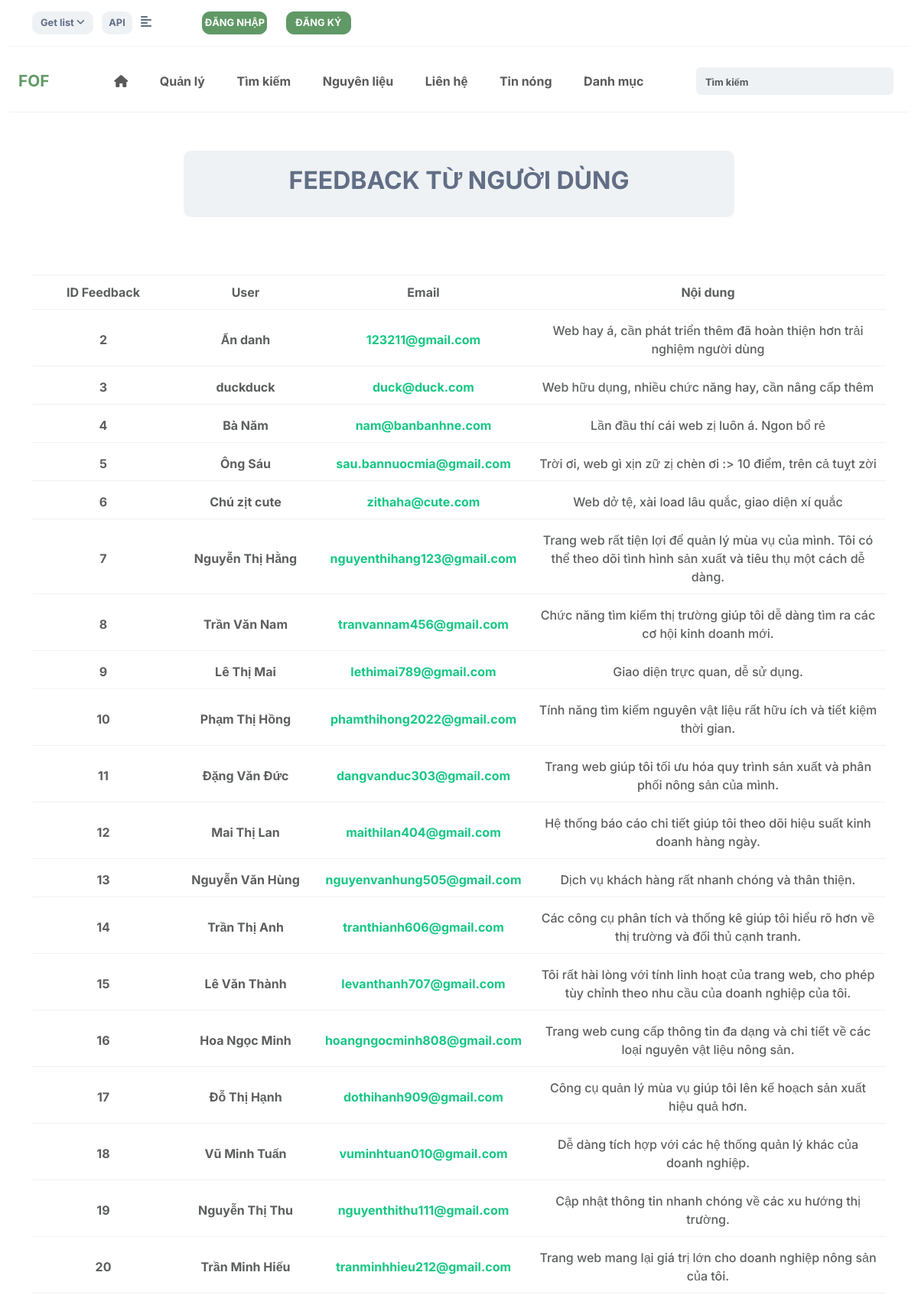
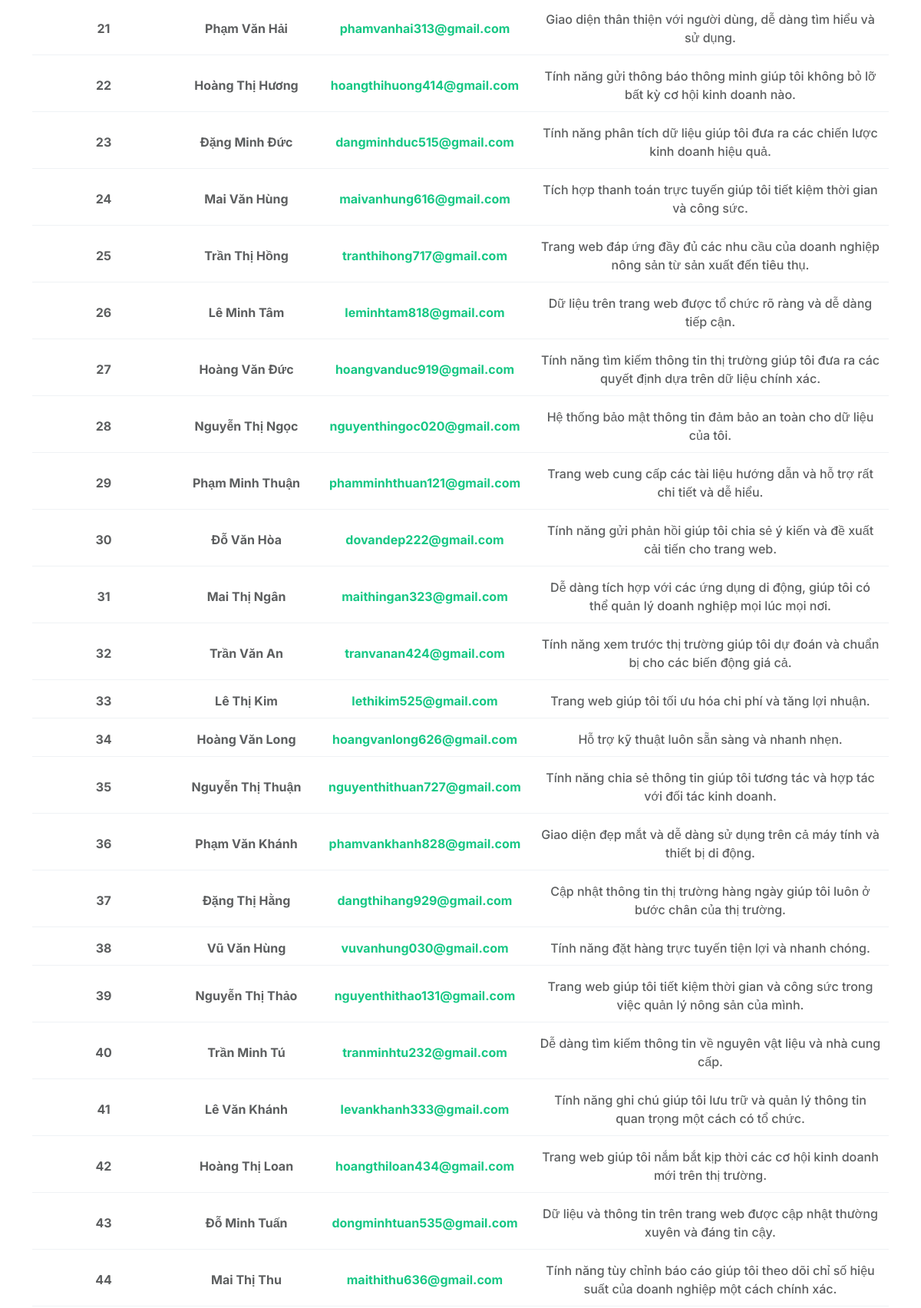
Screenshot of /feedback (upper part) with the database file from the repository (2 pictures, top to bottom).
### Manage/models.py (models this page shows, shortened)
class Contact(models.Model):
    hoten = models.CharField(max_length=255)
    email = models.CharField(max_length=250)
    loinhan = models.TextField()
    user = models.ForeignKey(User, on_delete=models.CASCADE)

### Manage/views.py (the view)
# urls.py: path('feedback', views.feedback, name="feedback"),
def feedback(request):
    contact = Contact.objects.all()
    context = {'contact': contact}
    return render(request, 'Manage/feedback.html', context)

### templates/Manage/feedback.html (shortened to what this page needs)
{% extends "Manage/base.html"%}
{% load static %}
{% block head %}
<link rel="stylesheet" href="{%static 'Manage/CSS/maker.css'%}"/>
<link rel="stylesheet" href="https://code.jquery.com/ui/1.13.3/themes/base/jquery-ui.css">
{% endblock head %}
{% block content %}
<section class="heading__feed">
    <h3>FEEDBACK TỪ NGƯỜI DÙNG</h3>
</section>
<section class="result container section">
    <div class="row my__row__header row__common">
        <div class="col-2 res__num common">
            ID Feedback
        </div>
        <div class="col-2 res__name common">
            User
        </div>
        <div class="col-3 res__place common">
            Email
        </div>
        <div class="col-5 res__suppli common">
            Nội dung
        </div>
    </div>
    {% for item in contact %}
    <div class="row my__row__res row__common align-items-center">
        <div class="col-2 res__num common">
            {{item.id}}
        </div>
        <div class="col-2 res__name common">
            {{item.hoten}}
        </div>
        <div class="col-3 res__place common" style="color: #16c784;">
            {{item.email}}
        </div>
        <div class="col-5 res__suppli common" style="font-weight: 500">
            {{item.loinhan}}
        </div>
    </div>
    {% endfor %}
</section>
{% endblock content %}

### static/Manage/CSS/base.css (style rules this page uses)
* { margin: 0; padding: 0; box-sizing: border-box; }
html, body { font-family: "Inter", sans-serif; font-size: 16px; background-color: white; }
.section { margin-top: 75px; margin-bottom: 75px; }

### static/Manage/CSS/maker.css (style rules this page uses)
.row__common { text-align: center; font-weight: 700; color: #5c5e5f; margin: 5px 0; border-bottom: 1px solid #EFF2F5; }
.row__common .common { padding: 10px; }
.my__row__header { border-top: 1px solid #EFF2F5; }
.heading__feed { background-color: #EFF2F5; text-align: center; width: 60%; margin: 50px auto; border-radius: 10px; padding: 20px; }
.heading__feed h3 { font-size: 2rem; font-weight: bold; color: #616E85; }

### rows the page displays
Contact: id "2", hoten "Ẩn danh", email "123211@gmail.com", loinhan "Web hay á, cần phát triển thêm đã hoàn thiện hơn trải nghiệm người dùng"
Contact: id "3", hoten "duckduck", email "duck@duck.com", loinhan "Web hữu dụng, nhiều chức năng hay, cần nâng cấp thêm"
Contact: id "4", hoten "Bà Năm", email "nam@banbanhne.com", loinhan "Lần đầu thí cái web zị luôn á. Ngon bổ rẻ"
Contact: id "5", hoten "Ông Sáu", email "sau.bannuocmia@gmail.com", loinhan "Trời ơi, web gì xịn zữ zị chèn ơi :> 10 điểm, trên cả tuỵt zời"
Contact: id "6", hoten "Chú zịt cute", email "zithaha@cute.com", loinhan "Web dở tệ, xài load lâu quắc, giao diện xí quắc"
Contact: id "7", hoten "Nguyễn Thị Hằng", email "nguyenthihang123@gmail.com", loinhan "Trang web rất tiện lợi để quản lý mùa vụ của mình. Tôi có thể theo dõi tình hình sản xuất và tiêu thụ một cách dễ dàng."
Contact: id "8", hoten "Trần Văn Nam", email "tranvannam456@gmail.com", loinhan "Chức năng tìm kiếm thị trường giúp tôi dễ dàng tìm ra các cơ hội kinh doanh mới."
Contact: id "9", hoten "Lê Thị Mai", email "lethimai789@gmail.com", loinhan "Giao diện trực quan, dễ sử dụng."
Contact: id "10", hoten "Phạm Thị Hồng", email "phamthihong2022@gmail.com", loinhan "Tính năng tìm kiếm nguyên vật liệu rất hữu ích và tiết kiệm thời gian."
Contact: id "11", hoten "Đặng Văn Đức", email "dangvanduc303@gmail.com", loinhan "Trang web giúp tôi tối ưu hóa quy trình sản xuất và phân phối nông sản của mình."
Contact: id "12", hoten "Mai Thị Lan", email "maithilan404@gmail.com", loinhan "Hệ thống báo cáo chi tiết giúp tôi theo dõi hiệu suất kinh doanh hàng ngày."
Contact: id "13", hoten "Nguyễn Văn Hùng", email "nguyenvanhung505@gmail.com", loinhan "Dịch vụ khách hàng rất nhanh chóng và thân thiện."
Contact: id "14", hoten "Trần Thị Anh", email "tranthianh606@gmail.com", loinhan "Các công cụ phân tích và thống kê giúp tôi hiểu rõ hơn về thị trường và đối thủ cạnh tranh."
Contact: id "15", hoten "Lê Văn Thành", email "levanthanh707@gmail.com", loinhan "Tôi rất hài lòng với tính linh hoạt của trang web, cho phép tùy chỉnh theo nhu cầu của doanh nghiệp của tôi."
Contact: id "16", hoten "Hoa Ngọc Minh", email "hoangngocminh808@gmail.com", loinhan "Trang web cung cấp thông tin đa dạng và chi tiết về các loại nguyên vật liệu nông sản."
Contact: id "17", hoten "Đỗ Thị Hạnh", email "dothihanh909@gmail.com", loinhan "Công cụ quản lý mùa vụ giúp tôi lên kế hoạch sản xuất hiệu quả hơn."
Contact: id "18", hoten "Vũ Minh Tuấn", email "vuminhtuan010@gmail.com", loinhan "Dễ dàng tích hợp với các hệ thống quản lý khác của doanh nghiệp."
Contact: id "19", hoten "Nguyễn Thị Thu", email "nguyenthithu111@gmail.com", loinhan "Cập nhật thông tin nhanh chóng về các xu hướng thị trường."
Contact: id "20", hoten "Trần Minh Hiếu", email "tranminhhieu212@gmail.com", loinhan "Trang web mang lại giá trị lớn cho doanh nghiệp nông sản của tôi."
Contact: id "21", hoten "Phạm Văn Hải", email "phamvanhai313@gmail.com", loinhan "Giao diện thân thiện với người dùng, dễ dàng tìm hiểu và sử dụng."
Contact: id "22", hoten "Hoàng Thị Hương", email "hoangthihuong414@gmail.com", loinhan "Tính năng gửi thông báo thông minh giúp tôi không bỏ lỡ bất kỳ cơ hội kinh doanh nào."
Contact: id "23", hoten "Đặng Minh Đức", email "dangminhduc515@gmail.com", loinhan "Tính năng phân tích dữ liệu giúp tôi đưa ra các chiến lược kinh doanh hiệu quả."
Contact: id "24", hoten "Mai Văn Hùng", email "maivanhung616@gmail.com", loinhan "Tích hợp thanh toán trực tuyến giúp tôi tiết kiệm thời gian và công sức."
Contact: id "25", hoten "Trần Thị Hồng", email "tranthihong717@gmail.com", loinhan "Trang web đáp ứng đầy đủ các nhu cầu của doanh nghiệp nông sản từ sản xuất đến tiêu thụ."
Contact: id "26", hoten "Lê Minh Tâm", email "leminhtam818@gmail.com", loinhan "Dữ liệu trên trang web được tổ chức rõ ràng và dễ dàng tiếp cận."
Contact: id "27", hoten "Hoàng Văn Đức", email "hoangvanduc919@gmail.com", loinhan "Tính năng tìm kiếm thông tin thị trường giúp tôi đưa ra các quyết định dựa trên dữ liệu chính xác."
Contact: id "28", hoten "Nguyễn Thị Ngọc", email "nguyenthingoc020@gmail.com", loinhan "Hệ thống bảo mật thông tin đảm bảo an toàn cho dữ liệu của tôi."
Contact: id "29", hoten "Phạm Minh Thuận", email "phamminhthuan121@gmail.com", loinhan "Trang web cung cấp các tài liệu hướng dẫn và hỗ trợ rất chi tiết và dễ hiểu."
Contact: id "30", hoten "Đỗ Văn Hòa", email "dovandep222@gmail.com", loinhan "Tính năng gửi phản hồi giúp tôi chia sẻ ý kiến và đề xuất cải tiến cho trang web."
Contact: id "31", hoten "Mai Thị Ngân", email "maithingan323@gmail.com", loinhan "Dễ dàng tích hợp với các ứng dụng di động, giúp tôi có thể quản lý doanh nghiệp mọi lúc mọi nơi."
Contact: id "32", hoten "Trần Văn An", email "tranvanan424@gmail.com", loinhan "Tính năng xem trước thị trường giúp tôi dự đoán và chuẩn bị cho các biến động giá cả."
Contact: id "33", hoten "Lê Thị Kim", email "lethikim525@gmail.com", loinhan "Trang web giúp tôi tối ưu hóa chi phí và tăng lợi nhuận."
Contact: id "34", hoten "Hoàng Văn Long", email "hoangvanlong626@gmail.com", loinhan "Hỗ trợ kỹ thuật luôn sẵn sàng và nhanh nhẹn."
Contact: id "35", hoten "Nguyễn Thị Thuận", email "nguyenthithuan727@gmail.com", loinhan "Tính năng chia sẻ thông tin giúp tôi tương tác và hợp tác với đối tác kinh doanh."
Contact: id "36", hoten "Phạm Văn Khánh", email "phamvankhanh828@gmail.com", loinhan "Giao diện đẹp mắt và dễ dàng sử dụng trên cả máy tính và thiết bị di động."
Contact: id "37", hoten "Đặng Thị Hằng", email "dangthihang929@gmail.com", loinhan "Cập nhật thông tin thị trường hàng ngày giúp tôi luôn ở bước chân của thị trường."
Contact: id "38", hoten "Vũ Văn Hùng", email "vuvanhung030@gmail.com", loinhan "Tính năng đặt hàng trực tuyến tiện lợi và nhanh chóng."
Contact: id "39", hoten "Nguyễn Thị Thảo", email "nguyenthithao131@gmail.com", loinhan "Trang web giúp tôi tiết kiệm thời gian và công sức trong việc quản lý nông sản của mình."
Contact: id "40", hoten "Trần Minh Tú", email "tranminhtu232@gmail.com", loinhan "Dễ dàng tìm kiếm thông tin về nguyên vật liệu và nhà cung cấp."
Contact: id "41", hoten "Lê Văn Khánh", email "levankhanh333@gmail.com", loinhan "Tính năng ghi chú giúp tôi lưu trữ và quản lý thông tin quan trọng một cách có tổ chức."
Contact: id "42", hoten "Hoàng Thị Loan", email "hoangthiloan434@gmail.com", loinhan "Trang web giúp tôi nắm bắt kịp thời các cơ hội kinh doanh mới trên thị trường."
Contact: id "43", hoten "Đỗ Minh Tuấn", email "dongminhtuan535@gmail.com", loinhan "Dữ liệu và thông tin trên trang web được cập nhật thường xuyên và đáng tin cậy."
Contact: id "44", hoten "Mai Thị Thu", email "maithithu636@gmail.com", loinhan "Tính năng tùy chỉnh báo cáo giúp tôi theo dõi chỉ số hiệu suất của doanh nghiệp một cách chính xác."
